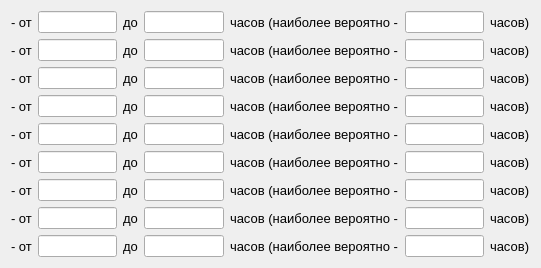
   <widget class="QWidget" name="">
    <property name="geometry">
     <rect>
      <x>293</x>
      <y>280</y>
      <width>541</width>
      <height>248</height>
     </rect>
    </property>
    <layout class="QGridLayout" name="gridLayout">
     <item row="0" column="0">
      <widget class="QLabel" name="label_25">
       <property name="font">
        <font>
         <pointsize>10</pointsize>
        </font>
       </property>
       <property name="text">
        <string>- от</string>
       </property>
      </widget>
     </item>
     <item row="0" column="1">
      <widget class="QLineEdit" name="O2"/>
     </item>
     <item row="0" column="2">
      <widget class="QLabel" name="label_42">
       <property name="font">
        <font>
         <pointsize>10</pointsize>
        </font>
       </property>
       <property name="text">
        <string>до</string>
       </property>
      </widget>
     </item>
     <item row="0" column="3">
      <widget class="QLineEdit" name="P2"/>
     </item>
     <item row="0" column="4">
      <widget class="QLabel" name="label_52">
       <property name="font">
        <font>
         <pointsize>10</pointsize>
        </font>
       </property>
       <property name="text">
        <string>часов (наиболее вероятно -</string>
       </property>
      </widget>
     </item>
     <item row="0" column="5">
      <widget class="QLineEdit" name="M2"/>
     </item>
     <item row="0" column="6">
      <widget class="QLabel" name="label_55">
       <property name="font">
        <font>
         <pointsize>10</pointsize>
        </font>
       </property>
       <property name="text">
        <string>часов)</string>
       </property>
      </widget>
     </item>
     <item row="1" column="0">
      <widget class="QLabel" name="label_26">
       <property name="font">
        <font>
         <pointsize>10</pointsize>
        </font>
       </property>
       <property name="text">
        <string>- от</string>
       </property>
      </widget>
     </item>
     <item row="1" column="1">
      <widget class="QLineEdit" name="O3"/>
     </item>
     <item row="1" column="2">
      <widget class="QLabel" name="label_41">
       <property name="font">
        <font>
         <pointsize>10</pointsize>
        </font>
       </property>
       <property name="text">
        <string>до</string>
       </property>
      </widget>
     </item>
     <item row="1" column="3">
      <widget class="QLineEdit" name="P3"/>
     </item>
     <item row="1" column="4">
      <widget class="QLabel" name="label_46">
       <property name="font">
        <font>
         <pointsize>10</pointsize>
        </font>
       </property>
       <property name="text">
        <string>часов (наиболее вероятно -</string>
       </property>
      </widget>
     </item>
     <item row="1" column="5">
      <widget class="QLineEdit" name="M3"/>
     </item>
     <item row="1" column="6">
      <widget class="QLabel" name="label_56">
       <property name="font">
        <font>
         <pointsize>10</pointsize>
        </font>
       </property>
       <property name="text">
        <string>часов)</string>
       </property>
      </widget>
     </item>
     <item row="2" column="0">
      <widget class="QLabel" name="label_27">
       <property name="font">
        <font>
         <pointsize>10</pointsize>
        </font>
       </property>
       <property name="text">
        <string>- от</string>
       </property>
      </widget>
     </item>
     <item row="2" column="1">
      <widget class="QLineEdit" name="O4"/>
     </item>
     <item row="2" column="2">
      <widget class="QLabel" name="label_40">
       <property name="font">
        <font>
         <pointsize>10</pointsize>
        </font>
       </property>
       <property name="text">
        <string>до</string>
       </property>
      </widget>
     </item>
     <item row="2" column="3">
      <widget class="QLineEdit" name="P4"/>
     </item>
     <item row="2" column="4">
      <widget class="QLabel" name="label_51">
       <property name="font">
        <font>
         <pointsize>10</pointsize>
        </font>
       </property>
       <property name="text">
        <string>часов (наиболее вероятно -</string>
       </property>
      </widget>
     </item>
     <item row="2" column="5">
      <widget class="QLineEdit" name="M4"/>
     </item>
     <item row="2" column="6">
      <widget class="QLabel" name="label_57">
       <property name="font">
        <font>
         <pointsize>10</pointsize>
        </font>
       </property>
       <property name="text">
        <string>часов)</string>
       </property>
      </widget>
     </item>
     <item row="3" column="0">
      <widget class="QLabel" name="label_28">
       <property name="font">
        <font>
         <pointsize>10</pointsize>
        </font>
       </property>
       <property name="text">
        <string>- от</string>
       </property>
      </widget>
     </item>
     <item row="3" column="1">
      <widget class="QLineEdit" name="O5"/>
     </item>
     <item row="3" column="2">
      <widget class="QLabel" name="label_39">
       <property name="font">
        <font>
         <pointsize>10</pointsize>
        </font>
       </property>
       <property name="text">
        <string>до</string>
       </property>
      </widget>
     </item>
     <item row="3" column="3">
      <widget class="QLineEdit" name="P5"/>
     </item>
     <item row="3" column="4">
      <widget class="QLabel" name="label_53">
       <property name="font">
        <font>
         <pointsize>10</pointsize>
        </font>
       </property>
       <property name="text">
        <string>часов (наиболее вероятно -</string>
       </property>
      </widget>
     </item>
     <item row="3" column="5">
      <widget class="QLineEdit" name="M5"/>
     </item>
     <item row="3" column="6">
      <widget class="QLabel" name="label_58">
       <property name="font">
        <font>
         <pointsize>10</pointsize>
        </font>
       </property>
       <property name="text">
        <string>часов)</string>
       </property>
      </widget>
     </item>
     <item row="4" column="0">
      <widget class="QLabel" name="label_29">
       <property name="font">
        <font>
         <pointsize>10</pointsize>
        </font>
       </property>
       <property name="text">
        <string>- от</string>
       </property>
      </widget>
     </item>
     <item row="4" column="1">
      <widget class="QLineEdit" name="O6"/>
     </item>
     <item row="4" column="2">
      <widget class="QLabel" name="label_38">
       <property name="font">
        <font>
         <pointsize>10</pointsize>
        </font>
       </property>
       <property name="text">
        <string>до</string>
       </property>
      </widget>
     </item>
     <item row="4" column="3">
      <widget class="QLineEdit" name="P6"/>
     </item>
     <item row="4" column="4">
      <widget class="QLabel" name="label_49">
       <property name="font">
        <font>
         <pointsize>10</pointsize>
        </font>
       </property>
       <property name="text">
        <string>часов (наиболее вероятно -</string>
       </property>
      </widget>
     </item>
     <item row="4" column="5">
      <widget class="QLineEdit" name="M6"/>
     </item>
     <item row="4" column="6">
      <widget class="QLabel" name="label_59">
       <property name="font">
        <font>
         <pointsize>10</pointsize>
        </font>
       </property>
       <property name="text">
        <string>часов)</string>
       </property>
      </widget>
     </item>
     <item row="5" column="0">
      <widget class="QLabel" name="label_30">
       <property name="font">
        <font>
         <pointsize>10</pointsize>
        </font>
       </property>
       <property name="text">
        <string>- от</string>
       </property>
      </widget>
     </item>
     <item row="5" column="1">
      <widget class="QLineEdit" name="O7"/>
     </item>
     <item row="5" column="2">
      <widget class="QLabel" name="label_37">
       <property name="font">
        <font>
         <pointsize>10</pointsize>
        </font>
       </property>
       <property name="text">
        <string>до</string>
       </property>
      </widget>
     </item>
     <item row="5" column="3">
      <widget class="QLineEdit" name="P7"/>
     </item>
     <item row="5" column="4">
      <widget class="QLabel" name="label_48">
       <property name="font">
        <font>
         <pointsize>10</pointsize>
        </font>
       </property>
       <property name="text">
        <string>часов (наиболее вероятно -</string>
       </property>
      </widget>
     </item>
     <item row="5" column="5">
      <widget class="QLineEdit" name="M7"/>
     </item>
     <item row="5" column="6">
      <widget class="QLabel" name="label_60">
       <property name="font">
        <font>
         <pointsize>10</pointsize>
        </font>
       </property>
       <property name="text">
        <string>часов)</string>
       </property>
      </widget>
     </item>
     <item row="6" column="0">
      <widget class="QLabel" name="label_31">
       <property name="font">
        <font>
         <pointsize>10</pointsize>
        </font>
       </property>
       <property name="text">
        <string>- от</string>
       </property>
      </widget>
     </item>
     <item row="6" column="1">
      <widget class="QLineEdit" name="O8"/>
     </item>
     <item row="6" column="2">
      <widget class="QLabel" name="label_36">
       <property name="font">
        <font>
         <pointsize>10</pointsize>
        </font>
       </property>
       <property name="text">
        <string>до</string>
       </property>
      </widget>
     </item>
     <item row="6" column="3">
      <widget class="QLineEdit" name="P8"/>
     </item>
     <item row="6" column="4">
      <widget class="QLabel" name="label_45">
       <property name="font">
        <font>
         <pointsize>10</pointsize>
        </font>
       </property>
       <property name="text">
        <string>часов (наиболее вероятно -</string>
       </property>
      </widget>
     </item>
     <item row="6" column="5">
      <widget class="QLineEdit" name="M8"/>
     </item>
     <item row="6" column="6">
      <widget class="QLabel" name="label_61">
       <property name="font">
        <font>
         <pointsize>10</pointsize>
        </font>
       </property>
       <property name="text">
        <string>часов)</string>
       </property>
      </widget>
     </item>
     <item row="7" column="0">
      <widget class="QLabel" name="label_32">
       <property name="font">
        <font>
         <pointsize>10</pointsize>
        </font>
       </property>
       <property name="text">
        <string>- от</string>
       </property>
      </widget>
     </item>
     <item row="7" column="1">
      <widget class="QLineEdit" name="O9"/>
     </item>
     <item row="7" column="2">
      <widget class="QLabel" name="label_35">
       <property name="font">
        <font>
         <pointsize>10</pointsize>
        </font>
       </property>
       <property name="text">
        <string>до</string>
       </property>
      </widget>
     </item>
     <item row="7" column="3">
      <widget class="QLineEdit" name="P9"/>
     </item>
     <item row="7" column="4">
      <widget class="QLabel" name="label_50">
       <property name="font">
        <font>
         <pointsize>10</pointsize>
        </font>
       </property>
       <property name="text">
        <string>часов (наиболее вероятно -</string>
       </property>
      </widget>
     </item>
     <item row="7" column="5">
      <widget class="QLineEdit" name="M9"/>
     </item>
     <item row="7" column="6">
      <widget class="QLabel" name="label_62">
       <property name="font">
        <font>
         <pointsize>10</pointsize>
        </font>
       </property>
       <property name="text">
        <string>часов)</string>
       </property>
      </widget>
     </item>
     <item row="8" column="0">
      <widget class="QLabel" name="label_33">
       <property name="font">
        <font>
         <pointsize>10</pointsize>
        </font>
       </property>
       <property name="text">
        <string>- от</string>
       </property>
      </widget>
     </item>
     <item row="8" column="1">
      <widget class="QLineEdit" name="O10"/>
     </item>
     <item row="8" column="2">
      <widget class="QLabel" name="label_34">
       <property name="font">
        <font>
         <pointsize>10</pointsize>
        </font>
       </property>
       <property name="text">
        <string>до</string>
       </property>
      </widget>
     </item>
     <item row="8" column="3">
      <widget class="QLineEdit" name="P10"/>
     </item>
     <item row="8" column="4">
      <widget class="QLabel" name="label_47">
       <property name="font">
        <font>
         <pointsize>10</pointsize>
        </font>
       </property>
       <property name="text">
        <string>часов (наиболее вероятно -</string>
       </property>
      </widget>
     </item>
     <item row="8" column="5">
      <widget class="QLineEdit" name="M10"/>
     </item>
     <item row="8" column="6">
      <widget class="QLabel" name="label_63">
       <property name="font">
        <font>
         <pointsize>10</pointsize>
        </font>
       </property>
       <property name="text">
        <string>часов)</string>
       </property>
      </widget>
     </item>
    </layout>
   </widget>
